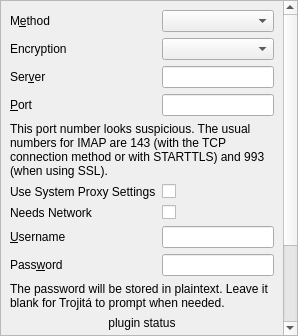
<?xml version="1.0" encoding="UTF-8"?>
<ui version="4.0">
 <class>ImapPage</class>
 <widget class="QScrollArea" name="ImapPage">
  <property name="frameShadow">
   <enum>QFrame::Plain</enum>
  </property>
  <property name="widgetResizable">
   <bool>true</bool>
  </property>
  <widget class="QWidget" name="scrollAreaWidgetContents">
   <property name="geometry">
    <rect>
     <x>0</x>
     <y>0</y>
     <width>237</width>
     <height>477</height>
    </rect>
   </property>
   <layout class="QFormLayout" name="formLayout">
    <property name="fieldGrowthPolicy">
     <enum>QFormLayout::AllNonFixedFieldsGrow</enum>
    </property>
    <item row="0" column="0">
     <widget class="QLabel" name="methodLabel">
      <property name="text">
       <string>M&amp;ethod</string>
      </property>
      <property name="buddy">
       <cstring>method</cstring>
      </property>
     </widget>
    </item>
    <item row="0" column="1">
     <widget class="QComboBox" name="method">
      <property name="toolTip">
       <string>How to connect to the IMAP server</string>
      </property>
      <property name="whatsThis">
       <string>&lt;!DOCTYPE HTML PUBLIC &quot;-//W3C//DTD HTML 4.0//EN&quot; &quot;http://www.w3.org/TR/REC-html40/strict.dtd&quot;&gt;
&lt;html&gt;&lt;head&gt;&lt;meta name=&quot;qrichtext&quot; content=&quot;1&quot; /&gt;&lt;style type=&quot;text/css&quot;&gt;
p, li { white-space: pre-wrap; }
&lt;/style&gt;&lt;/head&gt;&lt;body style=&quot; font-family:'DejaVu Sans'; font-size:8pt; font-weight:400; font-style:normal;&quot;&gt;
&lt;p style=&quot; margin-top:0px; margin-bottom:0px; margin-left:0px; margin-right:0px; -qt-block-indent:0; text-indent:0px;&quot;&gt;Choose &lt;span style=&quot; font-style:italic;&quot;&gt;TCP&lt;/span&gt; if you want to connect via standard, non-encrypted connection and negotiate encryption transparently before login.&lt;/p&gt;
&lt;p style=&quot;-qt-paragraph-type:empty; margin-top:0px; margin-bottom:0px; margin-left:0px; margin-right:0px; -qt-block-indent:0; text-indent:0px;&quot;&gt;&lt;/p&gt;
&lt;p style=&quot; margin-top:0px; margin-bottom:0px; margin-left:0px; margin-right:0px; -qt-block-indent:0; text-indent:0px;&quot;&gt;Choose &lt;span style=&quot; font-style:italic;&quot;&gt;SSL&lt;/span&gt; to connect over an encrypted socket from the very beginning of the connection.&lt;/p&gt;
&lt;p style=&quot;-qt-paragraph-type:empty; margin-top:0px; margin-bottom:0px; margin-left:0px; margin-right:0px; -qt-block-indent:0; text-indent:0px;&quot;&gt;&lt;/p&gt;
&lt;p style=&quot; margin-top:0px; margin-bottom:0px; margin-left:0px; margin-right:0px; -qt-block-indent:0; text-indent:0px;&quot;&gt;Finally, pick the &lt;span style=&quot; font-style:italic;&quot;&gt;Local process&lt;/span&gt; if you want to execute a process which then either connects to the IMAP server, or acts as one. This option enables accessing your IMAP server via SSH.&lt;/p&gt;&lt;/body&gt;&lt;/html&gt;</string>
      </property>
     </widget>
    </item>
    <item row="1" column="0">
     <widget class="QLabel" name="label">
      <property name="text">
       <string>Encryption</string>
      </property>
     </widget>
    </item>
    <item row="1" column="1">
     <widget class="QComboBox" name="encryption"/>
    </item>
    <item row="2" column="0">
     <widget class="QLabel" name="imapHostLabel">
      <property name="text">
       <string>Ser&amp;ver</string>
      </property>
      <property name="buddy">
       <cstring>imapHost</cstring>
      </property>
     </widget>
    </item>
    <item row="2" column="1">
     <widget class="LineEdit" name="imapHost">
      <property name="toolTip">
       <string>Hostname of the IMAP server</string>
      </property>
      <property name="whatsThis">
       <string>This is the name of the IMAP server that Trojitá should connect to.</string>
      </property>
      <property name="text">
       <string/>
      </property>
     </widget>
    </item>
    <item row="3" column="0">
     <widget class="QLabel" name="imapPortLabel">
      <property name="text">
       <string>&amp;Port</string>
      </property>
      <property name="buddy">
       <cstring>imapPort</cstring>
      </property>
     </widget>
    </item>
    <item row="3" column="1">
     <widget class="LineEdit" name="imapPort">
      <property name="toolTip">
       <string>Port number of the IMAP server</string>
      </property>
      <property name="text">
       <string/>
      </property>
     </widget>
    </item>
    <item row="4" column="0" colspan="2">
     <widget class="QLabel" name="portWarning">
      <property name="text">
       <string>This port number looks suspicious. The usual numbers for IMAP are 143 (with the TCP connection method or with STARTTLS) and 993 (when using SSL).</string>
      </property>
      <property name="wordWrap">
       <bool>true</bool>
      </property>
     </widget>
    </item>
    <item row="5" column="0">
     <widget class="QLabel" name="imapUseSystemProxyLabel">
      <property name="text">
       <string>Use System Proxy Settings</string>
      </property>
      <property name="buddy">
       <cstring>imapUseSystemProxy</cstring>
      </property>
     </widget>
    </item>
    <item row="5" column="1">
     <widget class="QCheckBox" name="imapUseSystemProxy"/>
    </item>
    <item row="6" column="0">
     <widget class="QLabel" name="imapNeedsNetworkLabel">
      <property name="toolTip">
       <string>Check if Trojitá should connect to a network in order to access this account. You will stay offline if there is no network connectivity.</string>
      </property>
      <property name="text">
       <string>Needs Network</string>
      </property>
      <property name="buddy">
       <cstring>imapNeedsNetwork</cstring>
      </property>
     </widget>
    </item>
    <item row="6" column="1">
     <widget class="QCheckBox" name="imapNeedsNetwork"/>
    </item>
    <item row="7" column="0">
     <widget class="QLabel" name="imapUserLabel">
      <property name="text">
       <string>&amp;Username</string>
      </property>
      <property name="buddy">
       <cstring>imapUser</cstring>
      </property>
     </widget>
    </item>
    <item row="7" column="1">
     <widget class="LineEdit" name="imapUser">
      <property name="toolTip">
       <string>Username</string>
      </property>
      <property name="whatsThis">
       <string>User name to log in to the IMAP server</string>
      </property>
      <property name="text">
       <string/>
      </property>
     </widget>
    </item>
    <item row="8" column="0">
     <widget class="QLabel" name="imapPassLabel">
      <property name="text">
       <string>Pass&amp;word</string>
      </property>
      <property name="buddy">
       <cstring>imapPass</cstring>
      </property>
     </widget>
    </item>
    <item row="8" column="1">
     <widget class="LineEdit" name="imapPass">
      <property name="toolTip">
       <string>Password</string>
      </property>
      <property name="whatsThis">
       <string>&lt;!DOCTYPE HTML PUBLIC &quot;-//W3C//DTD HTML 4.0//EN&quot; &quot;http://www.w3.org/TR/REC-html40/strict.dtd&quot;&gt;
&lt;html&gt;&lt;head&gt;&lt;meta name=&quot;qrichtext&quot; content=&quot;1&quot; /&gt;&lt;style type=&quot;text/css&quot;&gt;
p, li { white-space: pre-wrap; }
&lt;/style&gt;&lt;/head&gt;&lt;body style=&quot; font-family:'DejaVu Sans'; font-size:8pt; font-weight:400; font-style:normal;&quot;&gt;
&lt;p style=&quot; margin-top:0px; margin-bottom:0px; margin-left:0px; margin-right:0px; -qt-block-indent:0; text-indent:0px;&quot;&gt;Password to use when connecting to the IMAP server.&lt;/p&gt;
&lt;p style=&quot;-qt-paragraph-type:empty; margin-top:0px; margin-bottom:0px; margin-left:0px; margin-right:0px; -qt-block-indent:0; text-indent:0px;&quot;&gt;&lt;/p&gt;
&lt;p style=&quot; margin-top:0px; margin-bottom:0px; margin-left:0px; margin-right:0px; -qt-block-indent:0; text-indent:0px;&quot;&gt;This password will be saved in &lt;span style=&quot; font-weight:600;&quot;&gt;clear text&lt;/span&gt; on this device, without any encryption. Unless you use a very safe form of a full disk encryption, it is a &lt;span style=&quot; font-weight:600;&quot;&gt;bad idea&lt;/span&gt; to save your password here.&lt;/p&gt;
&lt;p style=&quot;-qt-paragraph-type:empty; margin-top:0px; margin-bottom:0px; margin-left:0px; margin-right:0px; -qt-block-indent:0; text-indent:0px;&quot;&gt;&lt;/p&gt;
&lt;p style=&quot; margin-top:0px; margin-bottom:0px; margin-left:0px; margin-right:0px; -qt-block-indent:0; text-indent:0px;&quot;&gt;If you don't save the password, Trojitá will prompt for one when it needs it, but only once per session.&lt;/p&gt;&lt;/body&gt;&lt;/html&gt;</string>
      </property>
      <property name="text">
       <string/>
      </property>
      <property name="echoMode">
       <enum>QLineEdit::Password</enum>
      </property>
     </widget>
    </item>
    <item row="9" column="0" colspan="2">
     <widget class="QLabel" name="passwordWarning">
      <property name="text">
       <string>The password will be stored in plaintext. Leave it blank for Trojitá to prompt when needed.</string>
      </property>
      <property name="wordWrap">
       <bool>true</bool>
      </property>
     </widget>
    </item>
    <item row="11" column="0">
     <widget class="QLabel" name="processPathLabel">
      <property name="text">
       <string>Path to Server &amp;Binary</string>
      </property>
      <property name="buddy">
       <cstring>processPath</cstring>
      </property>
     </widget>
    </item>
    <item row="11" column="1">
     <widget class="LineEdit" name="processPath">
      <property name="whatsThis">
       <string>&lt;!DOCTYPE HTML PUBLIC &quot;-//W3C//DTD HTML 4.0//EN&quot; &quot;http://www.w3.org/TR/REC-html40/strict.dtd&quot;&gt;
&lt;html&gt;&lt;head&gt;&lt;meta name=&quot;qrichtext&quot; content=&quot;1&quot; /&gt;&lt;style type=&quot;text/css&quot;&gt;
p, li { white-space: pre-wrap; }
&lt;/style&gt;&lt;/head&gt;&lt;body style=&quot; font-family:'DejaVu Sans'; font-size:8pt; font-weight:400; font-style:normal;&quot;&gt;
&lt;p style=&quot; margin-top:0px; margin-bottom:0px; margin-left:0px; margin-right:0px; -qt-block-indent:0; text-indent:0px;&quot;&gt;If you choose the &lt;span style=&quot; font-style:italic;&quot;&gt;Local process&lt;/span&gt; option to connect to the IMAP server, this field specifies the program to start. For example, to connect to a remote mail server via SSH and launch a Dovecot instance in there, you could use the following:&lt;/p&gt;
&lt;p style=&quot; margin-top:12px; margin-bottom:12px; margin-left:0px; margin-right:0px; -qt-block-indent:0; text-indent:0px;&quot;&gt;&lt;span style=&quot; font-family:'Courier New,courier';&quot;&gt;ssh mail.example.org dovecot --exec-mail imap&lt;/span&gt;&lt;/p&gt;
&lt;p style=&quot; margin-top:0px; margin-bottom:0px; margin-left:0px; margin-right:0px; -qt-block-indent:0; text-indent:0px;&quot;&gt;Note that this command has to be absolutely non-interactive, and therefore you have to have your SSH set up to login without password, perhaps via the SSH keys.&lt;/p&gt;&lt;/body&gt;&lt;/html&gt;</string>
      </property>
      <property name="text">
       <string/>
      </property>
     </widget>
    </item>
    <item row="12" column="0">
     <widget class="QLabel" name="imapEnableIdLabel">
      <property name="text">
       <string>Reveal I'm using Trojitá</string>
      </property>
      <property name="buddy">
       <cstring>imapEnableId</cstring>
      </property>
     </widget>
    </item>
    <item row="12" column="1">
     <widget class="QCheckBox" name="imapEnableId">
      <property name="toolTip">
       <string>&lt;!DOCTYPE HTML PUBLIC &quot;-//W3C//DTD HTML 4.0//EN&quot; &quot;http://www.w3.org/TR/REC-html40/strict.dtd&quot;&gt;
&lt;html&gt;&lt;head&gt;&lt;meta name=&quot;qrichtext&quot; content=&quot;1&quot; /&gt;&lt;style type=&quot;text/css&quot;&gt;
p, li { white-space: pre-wrap; }
&lt;/style&gt;&lt;/head&gt;&lt;body style=&quot; font-family:'DejaVu Sans'; font-size:8pt; font-weight:400; font-style:normal;&quot;&gt;
&lt;p style=&quot; margin-top:0px; margin-bottom:0px; margin-left:0px; margin-right:0px; -qt-block-indent:0; text-indent:0px;&quot;&gt;If checked, Trojitá will send the &lt;span style=&quot; font-family:'Courier New,courier';&quot;&gt;ID&lt;/span&gt; IMAP command to the remote server. &lt;/p&gt;
&lt;p style=&quot;-qt-paragraph-type:empty; margin-top:0px; margin-bottom:0px; margin-left:0px; margin-right:0px; -qt-block-indent:0; text-indent:0px;&quot;&gt;&lt;/p&gt;
&lt;p style=&quot; margin-top:0px; margin-bottom:0px; margin-left:0px; margin-right:0px; -qt-block-indent:0; text-indent:0px;&quot;&gt;The command contains information about the name of the program speaking the IMAP protocol along with some basic information for statistics, like the program version.&lt;/p&gt;&lt;/body&gt;&lt;/html&gt;</string>
      </property>
      <property name="text">
       <string/>
      </property>
     </widget>
    </item>
    <item row="13" column="0">
     <widget class="QLabel" name="imapCapabilitiesBlacklistLabel">
      <property name="text">
       <string>Extension &amp;Blacklist</string>
      </property>
      <property name="buddy">
       <cstring>imapCapabilitiesBlacklist</cstring>
      </property>
     </widget>
    </item>
    <item row="13" column="1">
     <widget class="LineEdit" name="imapCapabilitiesBlacklist"/>
    </item>
    <item row="10" column="0" colspan="2">
     <widget class="QLabel" name="passwordPluginStatus">
      <property name="text">
       <string notr="true">plugin status</string>
      </property>
      <property name="alignment">
       <set>Qt::AlignCenter</set>
      </property>
      <property name="wordWrap">
       <bool>true</bool>
      </property>
     </widget>
    </item>
    <item row="14" column="0">
     <widget class="QLabel" name="imapIdleRenewalLabel">
      <property name="text">
       <string>Timeout of IMAP IDLE</string>
      </property>
     </widget>
    </item>
    <item row="14" column="1">
     <widget class="QSpinBox" name="imapIdleRenewal">
      <property name="sizePolicy">
       <sizepolicy hsizetype="MinimumExpanding" vsizetype="Maximum">
        <horstretch>0</horstretch>
        <verstretch>0</verstretch>
       </sizepolicy>
      </property>
      <property name="toolTip">
       <string>How often to renew the IDLE session.
This is useful to prevent timeouts due to broken or overly aggressive network middleboxes,
NAT gateways and other nasty annoyances.
The default value is 29 minutes.</string>
      </property>
      <property name="minimum">
       <number>1</number>
      </property>
      <property name="maximum">
       <number>29</number>
      </property>
     </widget>
    </item>
   </layout>
  </widget>
 </widget>
 <customwidgets>
  <customwidget>
   <class>LineEdit</class>
   <extends>QLineEdit</extends>
   <header>LineEdit.h</header>
  </customwidget>
 </customwidgets>
 <resources/>
 <connections/>
</ui>
